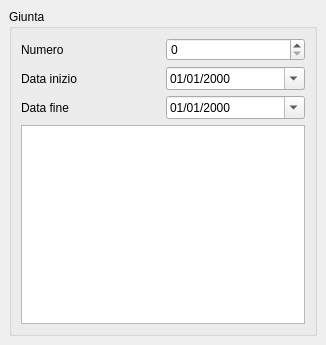
<?xml version="1.0" encoding="UTF-8"?>
<ui version="4.0">
 <class>MainWindow</class>
 <widget class="QMainWindow" name="MainWindow">
  <property name="geometry">
   <rect>
    <x>0</x>
    <y>0</y>
    <width>326</width>
    <height>345</height>
   </rect>
  </property>
  <property name="windowTitle">
   <string>GIunta</string>
  </property>
  <widget class="QWidget" name="centralwidget">
   <layout class="QVBoxLayout" name="verticalLayout">
    <item>
     <widget class="QGroupBox" name="groupBox">
      <property name="title">
       <string>Giunta</string>
      </property>
      <layout class="QGridLayout" name="gridLayout">
       <item row="0" column="0">
        <widget class="QLabel" name="label_3">
         <property name="text">
          <string>Numero</string>
         </property>
        </widget>
       </item>
       <item row="0" column="1">
        <widget class="QSpinBox" name="spinBox">
         <property name="column" stdset="0">
          <string>numero</string>
         </property>
        </widget>
       </item>
       <item row="1" column="0">
        <widget class="QLabel" name="label">
         <property name="text">
          <string>Data inizio</string>
         </property>
        </widget>
       </item>
       <item row="1" column="1">
        <widget class="QDateEdit" name="dateEdit">
         <property name="displayFormat">
          <string>dd/MM/yyyy</string>
         </property>
         <property name="calendarPopup">
          <bool>true</bool>
         </property>
         <property name="column" stdset="0">
          <string>datanascita</string>
         </property>
        </widget>
       </item>
       <item row="2" column="0">
        <widget class="QLabel" name="label_2">
         <property name="text">
          <string>Data fine</string>
         </property>
        </widget>
       </item>
       <item row="2" column="1">
        <widget class="QDateEdit" name="dateEdit_2">
         <property name="displayFormat">
          <string>dd/MM/yyyy</string>
         </property>
         <property name="calendarPopup">
          <bool>true</bool>
         </property>
         <property name="column" stdset="0">
          <string>datacessazione</string>
         </property>
        </widget>
       </item>
       <item row="3" column="0" colspan="2">
        <widget class="QTextEdit" name="textEdit">
         <property name="column" stdset="0">
          <string>note</string>
         </property>
        </widget>
       </item>
      </layout>
     </widget>
    </item>
   </layout>
  </widget>
 </widget>
 <resources/>
 <connections/>
</ui>
